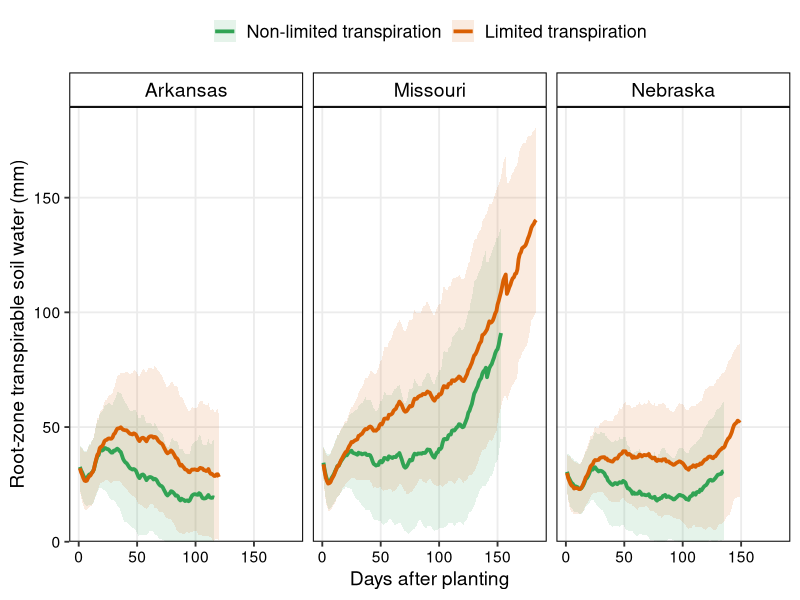
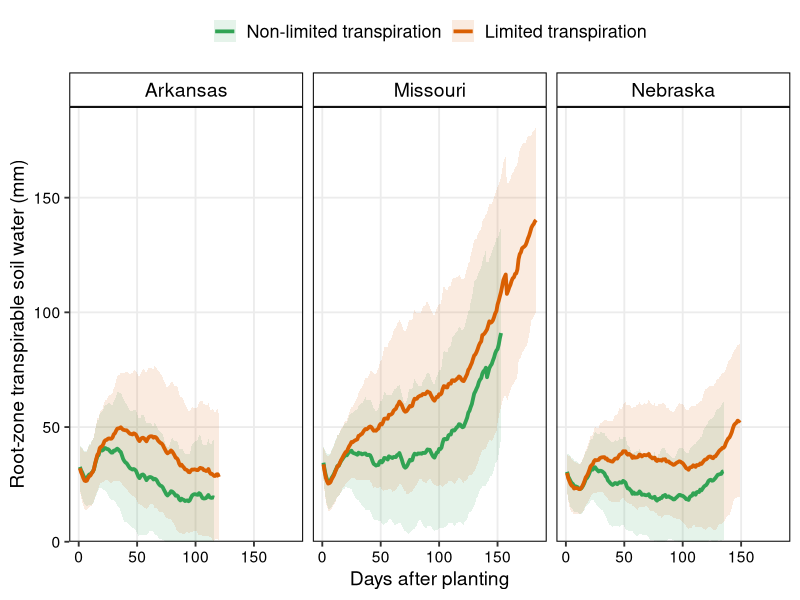
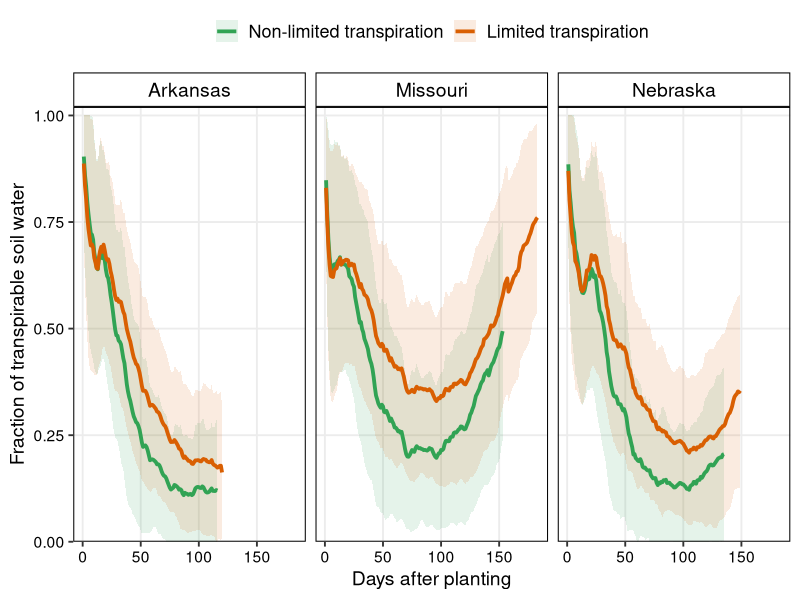
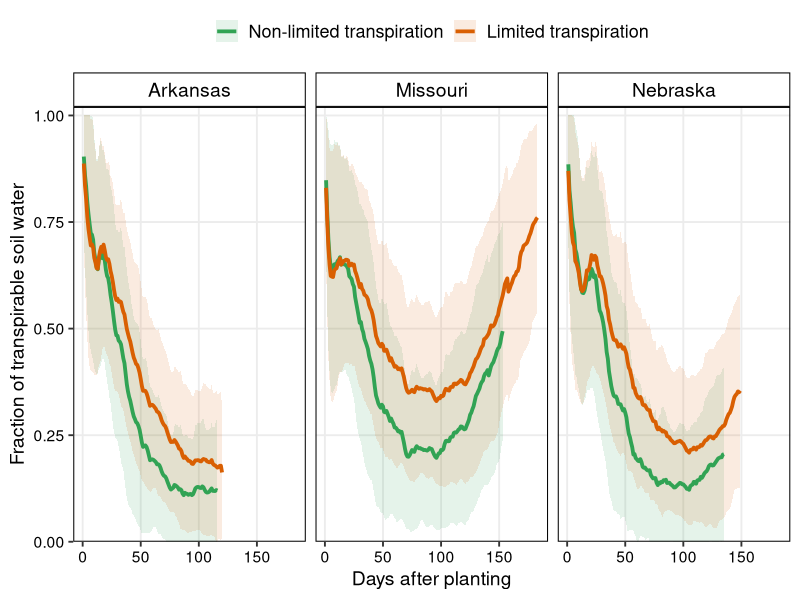

Recreate these plots in R, in order.
## Fig_soil_water_season_state.R
## Seasonal course of root-zone soil water under rainfed conditions, limited
## transpiration (LT1.5) vs non-limited transpiration (Non-LT), one panel per
## state (Arkansas, Missouri, Nebraska). Lines are the mean across all
## seasons (30 weather-years x 3 sowing dates) of all locations in the state,
## light band = mean +/- 1 SD across those seasons (pooled from the
## per-location means and SDs). Each season is cut at physiological maturity.
##
## Input : modeling_data/data/soil_water_season_summary.csv
##         (per-location daily means and n, from Fig_soil_water_season.R)
## Output: modeling_data/figures/Fig_soil_water_season_state_ATSW.png  (mm)
##         modeling_data/figures/Fig_soil_water_season_state_FTSW.png  (fraction)
##         modeling_data/data/soil_water_season_state_summary.csv
## Run from the repo root:  Rscript modeling_data/scripts/Fig_soil_water_season_state.R
suppressPackageStartupMessages({ library(dplyr); library(tidyr); library(ggplot2); library(readr); library(patchwork) })

COLS  <- c("Non-limited transpiration" = "#31a354", "Limited transpiration" = "#d95f02")
STATE <- c(Jonesboro = "Arkansas", Keiser = "Arkansas", Marianna = "Arkansas", Rohwer = "Arkansas",
           Albany = "Missouri", `Mount Vernon` = "Missouri", Novelty = "Missouri",
           Eustis = "Nebraska", Lincoln = "Nebraska", `North Platte` = "Nebraska")

loc <- read_csv("modeling_data/data/soil_water_season_summary.csv", show_col_types = FALSE) |>
  mutate(State = STATE[Location])

## pooled mean across the seasons of every location in the state
## (location means weighted by their number of seasons still growing that day)
st <- loc |>
  group_by(State, Genotype, DAP) |>
  summarise(ATSWRZ    = weighted.mean(ATSWRZ_mean, n),
            FTSWRZ    = weighted.mean(FTSWRZ_mean, n),
            ## pooled SD: within-location variance plus spread of location means
            ATSWRZ_sd = sqrt((sum((n - 1) * ATSWRZ_sd^2, na.rm = TRUE) + sum(n * (ATSWRZ_mean - ATSWRZ)^2)) / (sum(n) - 1)),
            FTSWRZ_sd = sqrt((sum((n - 1) * FTSWRZ_sd^2, na.rm = TRUE) + sum(n * (FTSWRZ_mean - FTSWRZ)^2)) / (sum(n) - 1)),
            n_loc = n_distinct(Location), n = sum(n), .groups = "drop") |>
  group_by(State, Genotype) |> filter(n >= 0.5 * max(n)) |> ungroup() |>
  mutate(State = factor(State, levels = c("Arkansas", "Missouri", "Nebraska")),
         Genotype = factor(Genotype, levels = names(COLS)))
write_csv(st, "modeling_data/data/soil_water_season_state_summary.csv")

thm <- theme_bw(base_size = 14) +
  theme(panel.grid.minor = element_blank(), panel.grid.major = element_line(colour = "#ececec"),
        panel.border = element_rect(colour = "black", linewidth = 0.7),
        strip.background = element_rect(fill = "white", colour = "black", linewidth = 0.7),
        strip.text = element_text(size = 14, colour = "black"),
        axis.text = element_text(colour = "black"), legend.position = "top",
        legend.title = element_blank(), legend.text = element_text(size = 13),
        plot.background = element_rect(fill = "white", colour = NA))

plot_state <- function(var, ylab, ymax = NA) {
  d <- st |> mutate(m = .data[[var]], s = .data[[paste0(var, "_sd")]],
                    lo = pmax(m - s, 0), hi = if (is.na(ymax)) m + s else pmin(m + s, ymax))
  ggplot(d, aes(DAP, m, colour = Genotype, fill = Genotype)) +
    geom_ribbon(aes(ymin = lo, ymax = hi), alpha = 0.12, colour = NA) +
    geom_line(linewidth = 1.3) +
    scale_colour_manual(values = COLS) + scale_fill_manual(values = COLS) +
    facet_wrap(~State, ncol = 3) +
    scale_y_continuous(limits = c(0, ymax), expand = expansion(mult = c(0, if (is.na(ymax)) 0.05 else 0.02))) +
    labs(x = "Days after planting", y = ylab) + thm
}

pA <- plot_state("ATSWRZ", "Root-zone transpirable soil water (mm)")
ggsave("modeling_data/figures/Fig_soil_water_season_state_ATSW.png", pA, width = 13, height = 4.8, dpi = 300, bg = "white")
ggsave("modeling_data/figures/Fig_soil_water_season_state_ATSW.tiff", pA, width = 13, height = 4.8, dpi = 600, bg = "white",
       device = "tiff", compression = "lzw", type = "cairo")
pF <- plot_state("FTSWRZ", "Fraction of transpirable soil water", ymax = 1)
ggsave("modeling_data/figures/Fig_soil_water_season_state_FTSW.png", pF, width = 13, height = 4.8, dpi = 300, bg = "white")
ggsave("modeling_data/figures/Fig_soil_water_season_state_FTSW.tiff", pF, width = 13, height = 4.8, dpi = 600, bg = "white",
       device = "tiff", compression = "lzw", type = "cairo")
cat("Saved Fig_soil_water_season_state_ATSW.png and _FTSW.png\n")

## headline numbers per state
st |> select(State, Genotype, DAP, ATSWRZ, FTSWRZ) |>
  pivot_wider(names_from = Genotype, values_from = c(ATSWRZ, FTSWRZ)) |>
  group_by(State) |>
  summarise(ATSW_diff_mm = mean(`ATSWRZ_Limited transpiration` - `ATSWRZ_Non-limited transpiration`, na.rm = TRUE),
            ATSW_diff_max = max(`ATSWRZ_Limited transpiration` - `ATSWRZ_Non-limited transpiration`, na.rm = TRUE),
            FTSW_diff = mean(`FTSWRZ_Limited transpiration` - `FTSWRZ_Non-limited transpiration`, na.rm = TRUE),
            FTSW_min_NonLT = min(`FTSWRZ_Non-limited transpiration`, na.rm = TRUE),
            FTSW_min_LT = min(`FTSWRZ_Limited transpiration`, na.rm = TRUE)) |>
  mutate(across(where(is.numeric), ~ round(., 2))) |> print()
